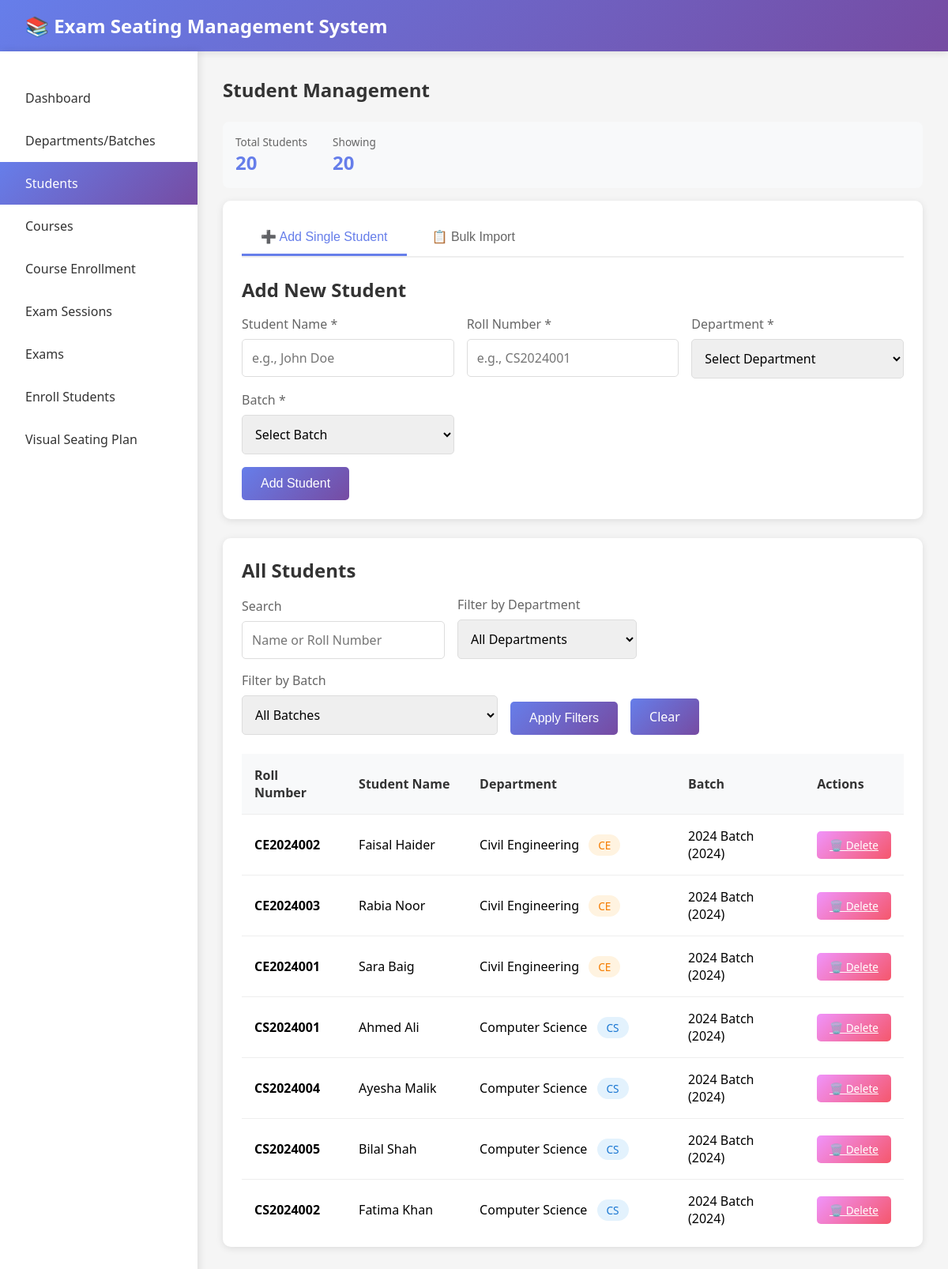
Page /students.php on the committed database.
### tables this page shows
CREATE TABLE students (
    id INT PRIMARY KEY AUTO_INCREMENT,
    name VARCHAR(100) NOT NULL,
    roll_number VARCHAR(50) NOT NULL UNIQUE,
    batch_id INT NOT NULL,
    department_id INT NOT NULL,
    created_at TIMESTAMP DEFAULT CURRENT_TIMESTAMP,
    FOREIGN KEY (batch_id) REFERENCES batches(id) ON DELETE CASCADE,
    FOREIGN KEY (department_id) REFERENCES departments(id) ON DELETE CASCADE
);

CREATE TABLE departments (
    id INT PRIMARY KEY AUTO_INCREMENT,
    name VARCHAR(100) NOT NULL,
    code VARCHAR(20) NOT NULL UNIQUE,
     created_at TIMESTAMP DEFAULT CURRENT_TIMESTAMP
);

CREATE TABLE batches (
    id INT PRIMARY KEY AUTO_INCREMENT,
    department_id INT NOT NULL,
    name VARCHAR(100) NOT NULL,
    year INT NOT NULL,
    created_at TIMESTAMP DEFAULT CURRENT_TIMESTAMP,
    FOREIGN KEY (department_id) REFERENCES departments(id) ON DELETE CASCADE
);

### students.php (the view, shortened to what this page needs)
<?php
$conn = getConnection();
$search = isset($_GET['search']) ? $_GET['search'] : '';
$where_clauses = [];
$where_sql = count($where_clauses) > 0 ? "WHERE " . implode(" AND ", $where_clauses) : "";
$students = $conn->query("
    SELECT s.*, b.name as batch_name, b.year as batch_year,
    d.name as dept_name, d.code as dept_code
    FROM students s
    JOIN batches b ON s.batch_id = b.id
    JOIN departments d ON s.department_id = d.id
    $where_sql
    ORDER BY d.name, b.year DESC, s.name
");
$total_students = $conn->query("SELECT COUNT(*) as count FROM students")->fetch_assoc()['count'];
?>
<!DOCTYPE html>
<html lang="en">
<head>
    <link rel ="stylesheet" href="style.css">
</head>
<body>
    <div class="navbar">
        <h1>📚 Exam Seating Management System</h1>
    </div>
    <div class="container">
        <div class="sidebar">
            <a href="index.php"> Dashboard</a>
            <a href="departments.php"> Departments/Batches</a>
            <a href="students.php"class="active"> Students</a>
            <a href="courses.php"> Courses</a>
            <a href="student_course_enrollment.php"> Course Enrollment</a>
            <a href="sessions.php"> Exam Sessions</a>
            <a href="exams.php"> Exams</a>
            <a href="enroll_students.php"> Enroll Students</a>
            <a href="visual_seating.php" > Visual Seating Plan</a>
        </div>
        <div class="main-content">
            <h2 style="margin-bottom: 1.5rem; color: #333;">Student Management</h2>
            <div class="stat-summary">
                <div class="stat-item">
                    <span class="label">Total Students</span>
                    <span class="value"><?php echo $total_students; ?></span>
                </div>
                <div class="stat-item">
                    <span class="label">Showing</span>
                    <span class="value"><?php echo $students->num_rows; ?></span>
                </div>
            </div>
            <div class="card">
                <div class="tabs">
                    <button class="tab active" onclick="switchTab('add-single')">➕ Add Single Student</button>
                    <button class="tab" onclick="switchTab('bulk-import')">📋 Bulk Import</button>
                </div>
                <div id="add-single" class="tab-content active">
                    <h2>Add New Student</h2>
                    <form method="POST">
                        <div class="form-grid">
                            <div class="form-group">
                                <label>Student Name *</label>
                                <input type="text" name="name" placeholder="e.g., John Doe" required>
                            </div>
                            <div class="form-group">
                                <label>Roll Number *</label>
                                <input type="text" name="roll_number" placeholder="e.g., CS2024001" required>
                            </div>
                            <div class="form-group">
                                <label>Department *</label>
                                <select name="department_id" required id="dept_select_single">
                                    <option value="">Select Department</option>
                                </select>
                            </div>
                            <div class="form-group">
                                <label>Batch *</label>
                                <select name="batch_id" required id="batch_select_single">
                                    <option value="">Select Batch</option>
                                </select>
                            </div>
                        </div>
                        <button type="submit" name="add_student" class="btn">Add Student</button>
                    </form>
                </div>
            </div>
            <div class="card">
                <h2>All Students</h2>
                <form method="GET" class="filter-bar">
                    <div class="form-group">
                        <label>Search</label>
                        <input type="text" name="search" placeholder="Name or Roll Number" value="<?php echo htmlspecialchars($search); ?>">
                    </div>
                    <div class="form-group">
                        <label>Filter by Department</label>
                        <select name="filter_dept">
                            <option value="0">All Departments</option>
                        </select>
                    </div>
                    <div class="form-group">
                        <label>Filter by Batch</label>
                        <select name="filter_batch">
                            <option value="0">All Batches</option>
                        </select>
                    </div>
                    <button type="submit" class="btn">Apply Filters</button>
                    <a href="students.php" class="btn" style="text-decoration: none; display: inline-block;">Clear</a>
                </form>
                <div class="table-container">
                    <table>
                        <thead>
                            <tr>
                                <th>Roll Number</th>
                                <th>Student Name</th>
                                <th>Department</th>
                                <th>Batch</th>
                                <th>Actions</th>
                            </tr>
                        </thead>
                        <tbody>
                            <?php if ($students->num_rows > 0): ?>
                                <?php while ($student = $students->fetch_assoc()):
                                    $dept_class = 'dept-cs';
                                    if (strpos($student['dept_code'], 'EC') !== false) $dept_class = 'dept-ec';
                                    else if (strpos($student['dept_code'], 'ME') !== false) $dept_class = 'dept-me';
                                    else if (strpos($student['dept_code'], 'CE') !== false) $dept_class = 'dept-ce';
                                ?>
                                <tr>
                                    <td><strong><?php echo htmlspecialchars($student['roll_number']); ?></strong></td>
                                    <td><?php echo htmlspecialchars($student['name']); ?></td>
                                    <td>
                                        <?php echo htmlspecialchars($student['dept_name']); ?>
                                        <span class="badge badge-dept <?php echo $dept_class; ?>">
                                            <?php echo htmlspecialchars($student['dept_code']); ?>
                                        </span>
                                    </td>
                                    <td><?php echo htmlspecialchars($student['batch_name']); ?> (<?php echo $student['batch_year']; ?>)</td>
                                    <td>
                                        <div class="action-buttons">
                                            <a href="?delete=1&id=<?php echo $student['id']; ?>"
                                               class="btn btn-danger btn-small"
                                               onclick="return confirm('Are you sure you want to delete this student?')">
                                                🗑️ Delete
                                            </a>
                                        </div>
                                    </td>
                                </tr>
                                <?php endwhile; ?>
                            <?php endif; ?>
                        </tbody>
                    </table>
                </div>
            </div>
        </div>
    </div>
</body>
</html>

### style.css (style rules this page uses)
* { margin: 0; padding: 0; box-sizing: border-box; }
body { font-family: 'Segoe UI', Tahoma, Geneva, Verdana, sans-serif; background: #f5f5f5; font-size: 16px; }
.navbar { background: linear-gradient(135deg, #667eea 0%, #764ba2 100%); color: white; padding: 1rem 2rem; box-shadow: 0 2px 10px rgba(0,0,0,0.1); position: relative; }
.navbar h1 { font-size: 1.5rem; }
.container { display: flex; min-height: calc(100vh - 70px); }
.sidebar { width: 250px; background: white; padding: 2rem 0; box-shadow: 2px 0 10px rgba(0,0,0,0.1); transition: transform 0.3s ease; position: relative; z-index: 100; }
.sidebar a { display: block; padding: 1rem 2rem; color: #333; text-decoration: none; transition: all 0.3s; white-space: nowrap; overflow: hidden; text-overflow: ellipsis; }
.sidebar a:hover, .sidebar a.active { background: linear-gradient(135deg, #667eea 0%, #764ba2 100%); color: white; }
.main-content { flex: 1; padding: 2rem; overflow-x: hidden; }
.card { background: white; padding: 1.5rem; border-radius: 10px; box-shadow: 0 2px 10px rgba(0,0,0,0.1); margin-bottom: 1.5rem; overflow-x: auto; }
.card h2 { margin-bottom: 1rem; color: #333; font-size: 1.5rem; }
table { width: 100%; border-collapse: collapse; min-width: 600px; }
th, td { padding: 1rem; text-align: left; border-bottom: 1px solid #eee; }
th { background: #f8f9fa; font-weight: 600; color: #333; }
.form-grid { display: grid; grid-template-columns: repeat(auto-fit, minmax(200px, 1fr)); gap: 1rem; margin-bottom: 1rem; }
.form-group { display: flex; flex-direction: column; }
.form-group label { margin-bottom: 0.5rem; color: #666; font-weight: 500; }
.form-group input, .form-group select, .form-group textarea { padding: 0.75rem; border: 1px solid #ddd; border-radius: 5px; font-size: 1rem; width: 100%; }
.btn { padding: 0.75rem 1.5rem; background: linear-gradient(135deg, #667eea 0%, #764ba2 100%); color: white; border: none; border-radius: 5px; cursor: pointer; font-size: 1rem; transition: all 0.3s; white-space: nowrap; }
.badge { display: inline-block; padding: 0.25rem 0.75rem; border-radius: 20px; font-size: 0.85rem; font-weight: 500; }

### rows in the picture
students: roll_number "CE2024002", name "Faisal Haider", department.name "Civil Engineering", department.code "CE", batch.name "2024 Batch", batch.year "2024"
students: roll_number "CE2024003", name "Rabia Noor", department.name "Civil Engineering", department.code "CE", batch.name "2024 Batch", batch.year "2024"
students: roll_number "CE2024001", name "Sara Baig", department.name "Civil Engineering", department.code "CE", batch.name "2024 Batch", batch.year "2024"
students: roll_number "CS2024001", name "Ahmed Ali", department.name "Computer Science", department.code "CS", batch.name "2024 Batch", batch.year "2024"
students: roll_number "CS2024004", name "Ayesha Malik", department.name "Computer Science", department.code "CS", batch.name "2024 Batch", batch.year "2024"
students: roll_number "CS2024005", name "Bilal Shah", department.name "Computer Science", department.code "CS", batch.name "2024 Batch", batch.year "2024"
students: roll_number "CS2024002", name "Fatima Khan", department.name "Computer Science", department.code "CS", batch.name "2024 Batch", batch.year "2024"

### other values in the picture
$total_students "20"
$students->num_rows "20"
